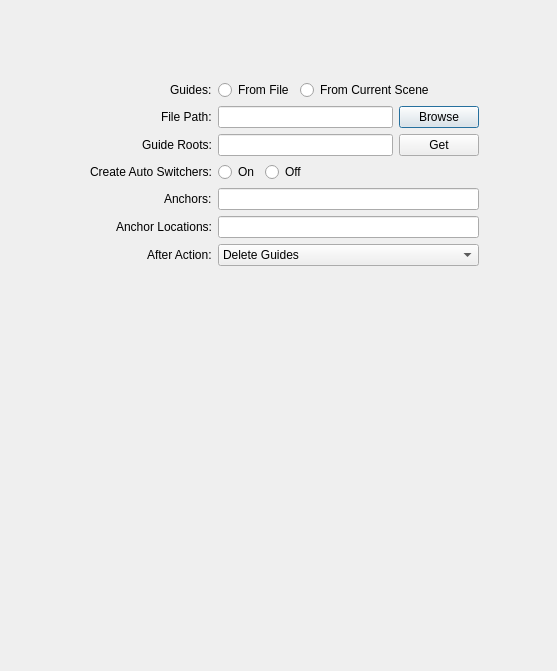
<?xml version="1.0" encoding="UTF-8"?>
<ui version="4.0">
 <class>Dialog</class>
 <widget class="QDialog" name="Dialog">
  <property name="geometry">
   <rect>
    <x>0</x>
    <y>0</y>
    <width>557</width>
    <height>671</height>
   </rect>
  </property>
  <property name="windowTitle">
   <string>Dialog</string>
  </property>
  <widget class="QWidget" name="formLayoutWidget">
   <property name="geometry">
    <rect>
     <x>90</x>
     <y>80</y>
     <width>389</width>
     <height>451</height>
    </rect>
   </property>
   <layout class="QFormLayout" name="formLayout">
    <property name="sizeConstraint">
     <enum>QLayout::SetDefaultConstraint</enum>
    </property>
    <property name="labelAlignment">
     <set>Qt::AlignRight|Qt::AlignTrailing|Qt::AlignVCenter</set>
    </property>
    <item row="0" column="0">
     <widget class="QLabel" name="guide_lbl">
      <property name="toolTip">
       <string notr="true"/>
      </property>
      <property name="statusTip">
       <string notr="true"/>
      </property>
      <property name="whatsThis">
       <string notr="true"/>
      </property>
      <property name="accessibleDescription">
       <string notr="true"/>
      </property>
      <property name="text">
       <string notr="true">Guides:</string>
      </property>
     </widget>
    </item>
    <item row="0" column="1">
     <layout class="QHBoxLayout" name="guides_hLay">
      <item>
       <widget class="QRadioButton" name="from_file_radioButton">
        <property name="toolTip">
         <string notr="true"/>
        </property>
        <property name="statusTip">
         <string notr="true"/>
        </property>
        <property name="whatsThis">
         <string notr="true"/>
        </property>
        <property name="accessibleName">
         <string notr="true"/>
        </property>
        <property name="accessibleDescription">
         <string notr="true"/>
        </property>
        <property name="text">
         <string notr="true">From File</string>
        </property>
       </widget>
      </item>
      <item>
       <widget class="QRadioButton" name="from_current_scene_radioButton">
        <property name="toolTip">
         <string notr="true"/>
        </property>
        <property name="statusTip">
         <string notr="true"/>
        </property>
        <property name="whatsThis">
         <string notr="true"/>
        </property>
        <property name="accessibleName">
         <string notr="true"/>
        </property>
        <property name="accessibleDescription">
         <string notr="true"/>
        </property>
        <property name="text">
         <string notr="true">From Current Scene</string>
        </property>
       </widget>
      </item>
      <item>
       <spacer name="horizontalSpacer_2">
        <property name="orientation">
         <enum>Qt::Horizontal</enum>
        </property>
        <property name="sizeHint" stdset="0">
         <size>
          <width>40</width>
          <height>20</height>
         </size>
        </property>
       </spacer>
      </item>
     </layout>
    </item>
    <item row="1" column="0">
     <widget class="QLabel" name="file_path_lbl">
      <property name="toolTip">
       <string notr="true"/>
      </property>
      <property name="statusTip">
       <string notr="true"/>
      </property>
      <property name="whatsThis">
       <string notr="true"/>
      </property>
      <property name="accessibleDescription">
       <string notr="true"/>
      </property>
      <property name="text">
       <string notr="true">File Path:</string>
      </property>
     </widget>
    </item>
    <item row="1" column="1">
     <layout class="QHBoxLayout" name="file_path_hLay">
      <item>
       <widget class="QLineEdit" name="file_path_le"/>
      </item>
      <item>
       <widget class="QPushButton" name="browse_path_pb">
        <property name="text">
         <string>Browse</string>
        </property>
       </widget>
      </item>
     </layout>
    </item>
    <item row="2" column="0">
     <widget class="QLabel" name="guide_roots_lbl">
      <property name="toolTip">
       <string notr="true"/>
      </property>
      <property name="statusTip">
       <string notr="true"/>
      </property>
      <property name="whatsThis">
       <string notr="true"/>
      </property>
      <property name="accessibleDescription">
       <string notr="true"/>
      </property>
      <property name="text">
       <string notr="true">Guide Roots:</string>
      </property>
     </widget>
    </item>
    <item row="2" column="1">
     <layout class="QHBoxLayout" name="file_path_hLay_2">
      <item>
       <widget class="QLineEdit" name="guide_roots_le"/>
      </item>
      <item>
       <widget class="QPushButton" name="get_guide_roots_pb">
        <property name="text">
         <string>Get</string>
        </property>
       </widget>
      </item>
     </layout>
    </item>
    <item row="3" column="0">
     <widget class="QLabel" name="guide_roots_lbl_2">
      <property name="toolTip">
       <string notr="true"/>
      </property>
      <property name="statusTip">
       <string notr="true"/>
      </property>
      <property name="whatsThis">
       <string notr="true"/>
      </property>
      <property name="accessibleDescription">
       <string notr="true"/>
      </property>
      <property name="text">
       <string notr="true">Create Auto Switchers:</string>
      </property>
     </widget>
    </item>
    <item row="3" column="1">
     <layout class="QHBoxLayout" name="create_auto_switchers_hLay">
      <item>
       <widget class="QRadioButton" name="auto_sw_on_radioButton">
        <property name="toolTip">
         <string notr="true"/>
        </property>
        <property name="statusTip">
         <string notr="true"/>
        </property>
        <property name="whatsThis">
         <string notr="true"/>
        </property>
        <property name="accessibleName">
         <string notr="true"/>
        </property>
        <property name="accessibleDescription">
         <string notr="true"/>
        </property>
        <property name="text">
         <string notr="true">On</string>
        </property>
       </widget>
      </item>
      <item>
       <widget class="QRadioButton" name="auto_sw_off_radioButton">
        <property name="toolTip">
         <string notr="true"/>
        </property>
        <property name="statusTip">
         <string notr="true"/>
        </property>
        <property name="whatsThis">
         <string notr="true"/>
        </property>
        <property name="accessibleName">
         <string notr="true"/>
        </property>
        <property name="accessibleDescription">
         <string notr="true"/>
        </property>
        <property name="text">
         <string notr="true">Off</string>
        </property>
       </widget>
      </item>
      <item>
       <spacer name="horizontalSpacer">
        <property name="orientation">
         <enum>Qt::Horizontal</enum>
        </property>
        <property name="sizeHint" stdset="0">
         <size>
          <width>40</width>
          <height>20</height>
         </size>
        </property>
       </spacer>
      </item>
     </layout>
    </item>
    <item row="4" column="0">
     <widget class="QLabel" name="anchors_lbl">
      <property name="toolTip">
       <string notr="true"/>
      </property>
      <property name="statusTip">
       <string notr="true"/>
      </property>
      <property name="whatsThis">
       <string notr="true"/>
      </property>
      <property name="accessibleDescription">
       <string notr="true"/>
      </property>
      <property name="text">
       <string notr="true">Anchors:</string>
      </property>
     </widget>
    </item>
    <item row="4" column="1">
     <widget class="QLineEdit" name="anchors_le"/>
    </item>
    <item row="5" column="0">
     <widget class="QLabel" name="anchor_locations_lbl">
      <property name="toolTip">
       <string notr="true"/>
      </property>
      <property name="statusTip">
       <string notr="true"/>
      </property>
      <property name="whatsThis">
       <string notr="true"/>
      </property>
      <property name="accessibleDescription">
       <string notr="true"/>
      </property>
      <property name="text">
       <string notr="true">Anchor Locations:</string>
      </property>
     </widget>
    </item>
    <item row="5" column="1">
     <widget class="QLineEdit" name="anchor_locations_le"/>
    </item>
    <item row="6" column="0">
     <widget class="QLabel" name="after_action_lbl">
      <property name="toolTip">
       <string notr="true"/>
      </property>
      <property name="statusTip">
       <string notr="true"/>
      </property>
      <property name="whatsThis">
       <string notr="true"/>
      </property>
      <property name="accessibleDescription">
       <string notr="true"/>
      </property>
      <property name="text">
       <string notr="true">After Action:</string>
      </property>
     </widget>
    </item>
    <item row="6" column="1">
     <widget class="QComboBox" name="after_action_combo">
      <property name="toolTip">
       <string notr="true"/>
      </property>
      <property name="statusTip">
       <string notr="true"/>
      </property>
      <property name="whatsThis">
       <string notr="true"/>
      </property>
      <property name="accessibleName">
       <string notr="true"/>
      </property>
      <property name="accessibleDescription">
       <string notr="true"/>
      </property>
      <item>
       <property name="text">
        <string notr="true">Delete Guides</string>
       </property>
      </item>
      <item>
       <property name="text">
        <string notr="true">Hide Guides</string>
       </property>
      </item>
      <item>
       <property name="text">
        <string notr="true">Do Nothing</string>
       </property>
      </item>
     </widget>
    </item>
   </layout>
  </widget>
 </widget>
 <resources/>
 <connections/>
</ui>
